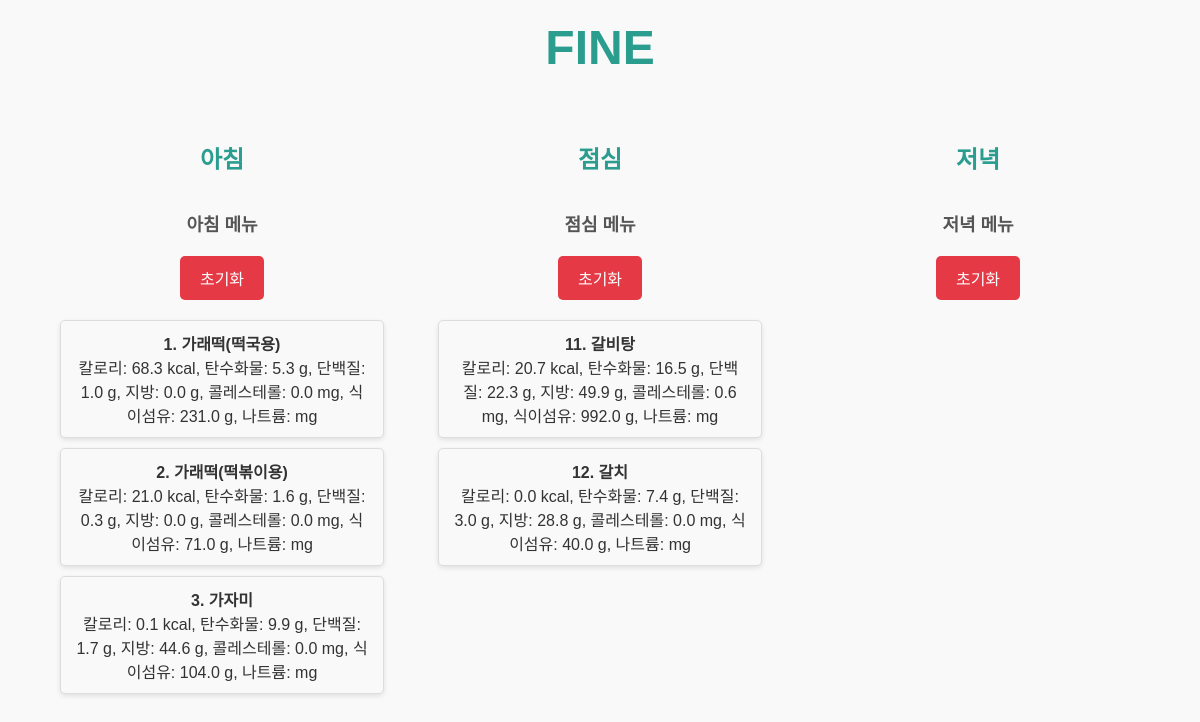
Before: /siksa with the older database file.
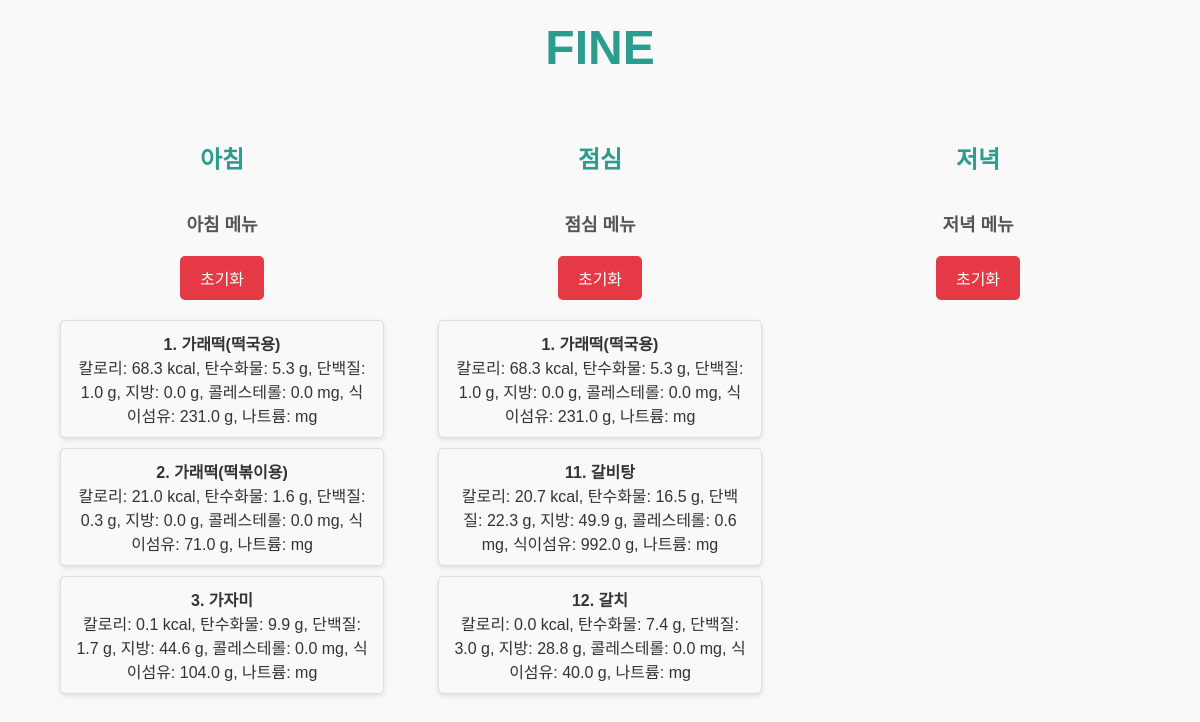
After: the same page with the newer database file.
### tables this page shows
CREATE TABLE "breakfast" (
	"음식명"	TEXT,
	"식품코드"	INTEGER,
	"칼로리"	REAL,
	"탄수화물"	REAL,
	"단백질"	REAL,
	"지방"	REAL,
	"콜레스테롤"	REAL,
	"식이섬유"	REAL,
	"나트륨"	REAL,
	PRIMARY KEY("식품코드" AUTOINCREMENT)
);

CREATE TABLE "lunch" (
	"음식명"	TEXT,
	"식품코드"	INTEGER,
	"칼로리"	REAL,
	"탄수화물"	REAL,
	"단백질"	REAL,
	"지방"	REAL,
	"콜레스테롤"	REAL,
	"식이섬유"	REAL,
	"나트륨"	REAL,
	PRIMARY KEY("식품코드" AUTOINCREMENT)
);

### FINE.py (the view)
@app.route('/siksa')
def siksa():
    breakfast_data = get_table_data('breakfast')
    lunch_data = get_table_data('lunch')
    dinner_data = get_table_data('dinner')
    return render_template(
        'siksa.html',
        breakfast_data=breakfast_data,
        lunch_data=lunch_data,
        dinner_data=dinner_data,
    )

### FINE.py (called while the page is built)
def get_table_data(table_name):
    conn = sqlite3.connect('food_db.db')
    cursor = conn.cursor()
    query = f"SELECT * FROM {table_name}"
    cursor.execute(query)
    data = cursor.fetchall()
    conn.close()
    return data

### templates/siksa.html (shortened to what this page needs)
<!DOCTYPE html>
<html lang="ko">
<head>
</head>
<body>
    <div class="header">
        <a href="/" class="logo">FINE</a>
    </div>
    <div class="container">
        <div class="section">
            <a href="/breakfast" class="button">아침</a>
            <div class="list-title">아침 메뉴</div>
            <button class="reset-button" onclick="resetTable('breakfast')">초기화</button>
            <ul class="food-list">
                {% for item in breakfast_data %}
                <li>
                    <strong>{{ item[1] }}. {{ item[0] }}</strong>
                    <br>
                    칼로리: {{ item[3] }} kcal, 탄수화물: {{ item[4] }} g, 단백질: {{ item[5] }} g, 지방: {{ item[6] }} g,
                    콜레스테롤: {{ item[7] }} mg, 식이섬유: {{ item[8] }} g, 나트륨: {{ item[9] }} mg
                </li>
                {% endfor %}
            </ul>
        </div>
        <div class="section">
            <a href="/lunch" class="button">점심</a>
            <div class="list-title">점심 메뉴</div>
            <button class="reset-button" onclick="resetTable('lunch')">초기화</button>
            <ul class="food-list">
                {% for item in lunch_data %}
                <li>
                    <strong>{{ item[1] }}. {{ item[0] }}</strong>
                    <br>
                    칼로리: {{ item[3] }} kcal, 탄수화물: {{ item[4] }} g, 단백질: {{ item[5] }} g, 지방: {{ item[6] }} g,
                    콜레스테롤: {{ item[7] }} mg, 식이섬유: {{ item[8] }} g, 나트륨: {{ item[9] }} mg
                </li>
                {% endfor %}
            </ul>
        </div>
        <div class="section">
            <a href="/dinner" class="button">저녁</a>
            <div class="list-title">저녁 메뉴</div>
            <button class="reset-button" onclick="resetTable('dinner')">초기화</button>
        </div>
    </div>
</body>
</html>

### templates/siksa.html (style rules this page uses)
body { font-family: Arial, sans-serif; background-color: #f9f9f9; color: #333; margin: 0; padding: 0; display: flex; flex-direction: column; align-items: center; }
.header { margin-top: 20px; text-align: center; margin-bottom: 30px; }
.logo { font-size: 48px; font-weight: bold; color: #2a9d8f; text-decoration: none; }
.container { display: flex; justify-content: space-between; width: 90%; margin-top: 20px; }
.section { text-align: center; width: 30%; }
.button { padding: 15px 30px; font-size: 24px; font-weight: bold; color: #2a9d8f; background-color: #f9f9f9; border: none; border-radius: 10px; cursor: pointer; text-decoration: none; display: block; margin: 0 auto; margin-bottom: 20px; }
.reset-button { padding: 10px 20px; font-size: 16px; color: white; background-color: #e63946; border: none; border-radius: 5px; cursor: pointer; margin-top: 10px; margin-bottom: 20px; }
.list-title { font-size: 18px; font-weight: bold; color: #555; margin-bottom: 10px; }
.food-list { list-style: none; padding: 0; margin: 0 auto; }
.food-list li { background-color: #f9f9f9; border: 1px solid #ddd; border-radius: 5px; margin-bottom: 10px; padding: 10px 15px; box-shadow: 0 2px 5px rgba(0, 0, 0, 0.1); }

Changed rows visible on the page:
added lunch: 식품코드 "1", 음식명 "가래떡(떡국용)", 탄수화물 "68.3", 단백질 "5.3", 지방 "1.0", 콜레스테롤 "0.0", 식이섬유 "0.0", 나트륨 "231.0"
